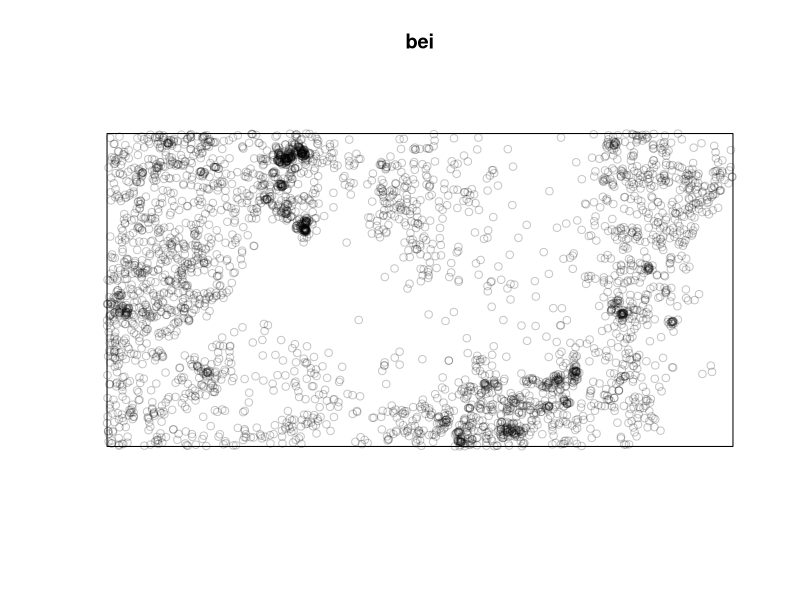
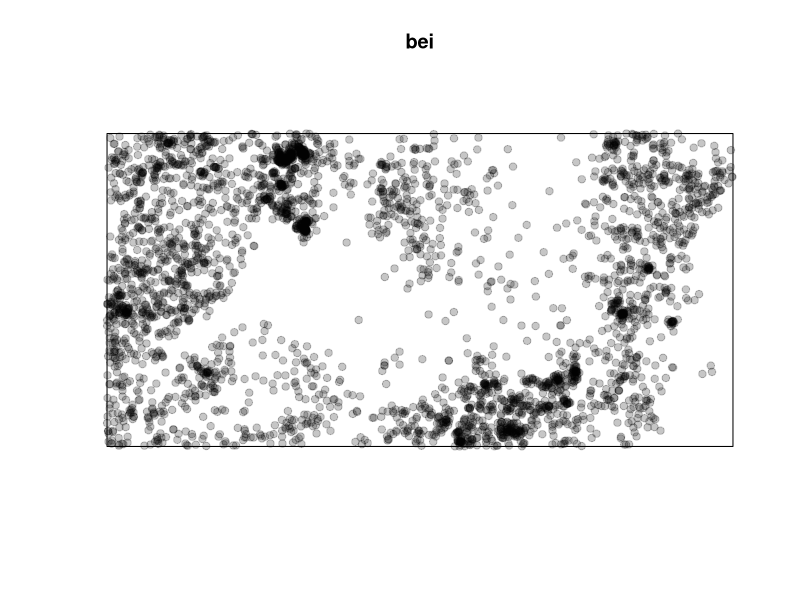
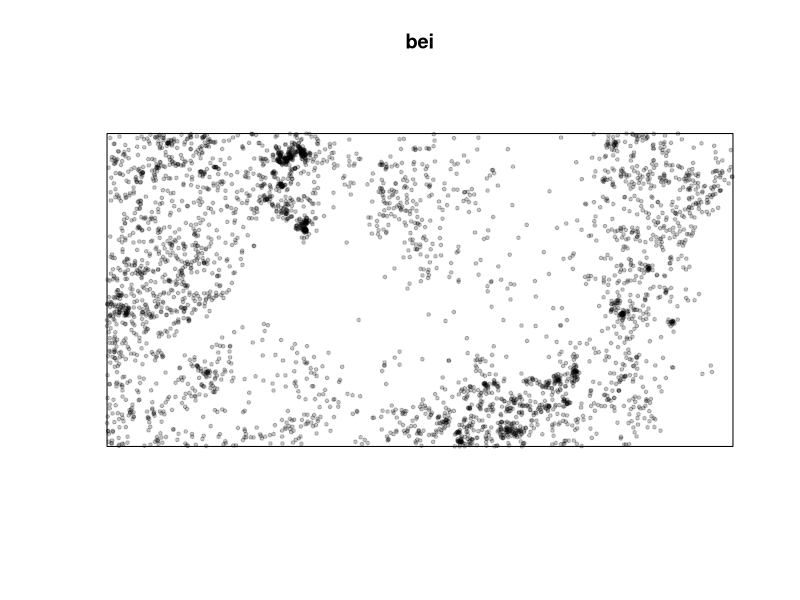
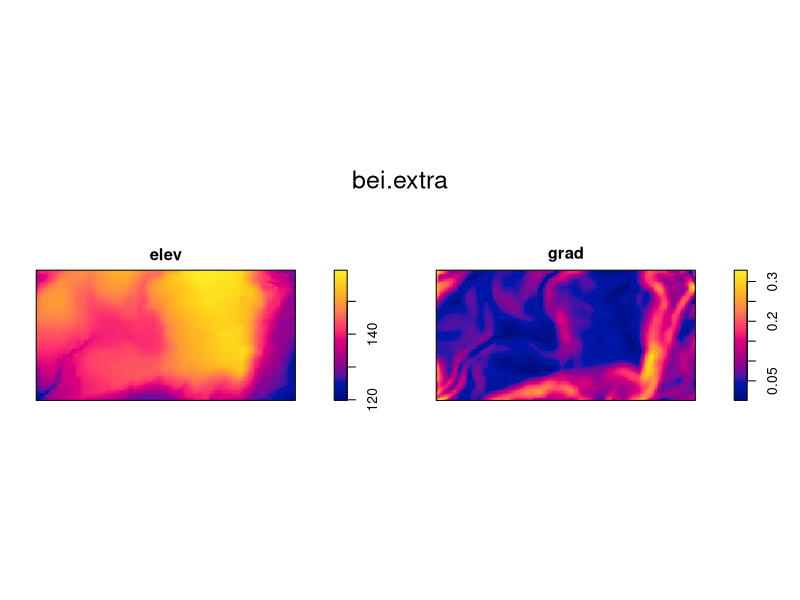
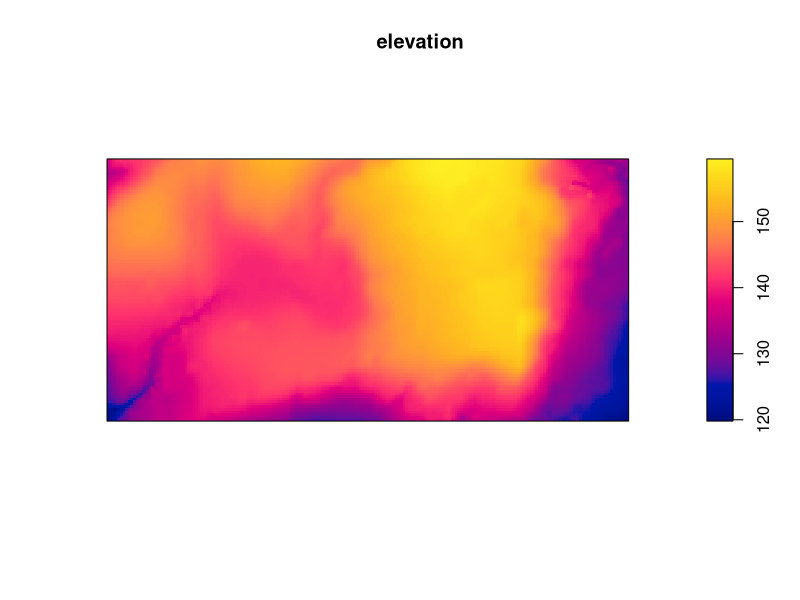
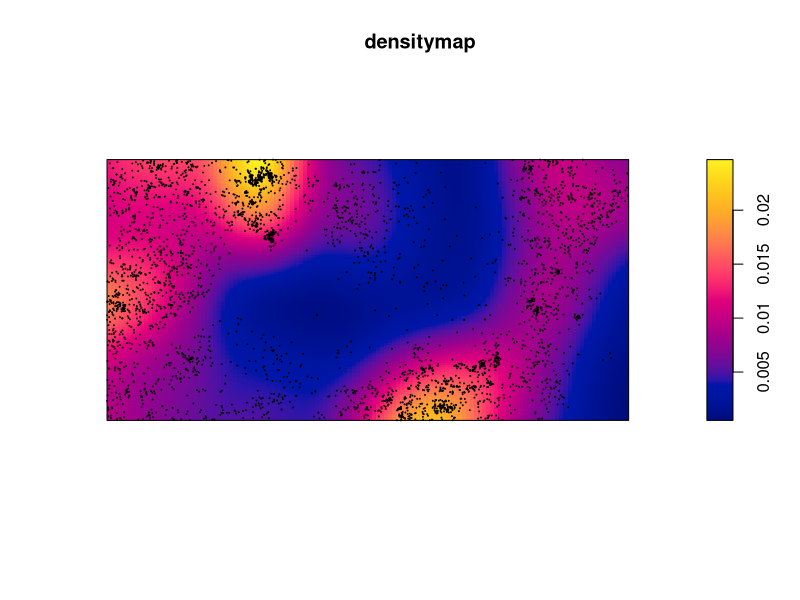
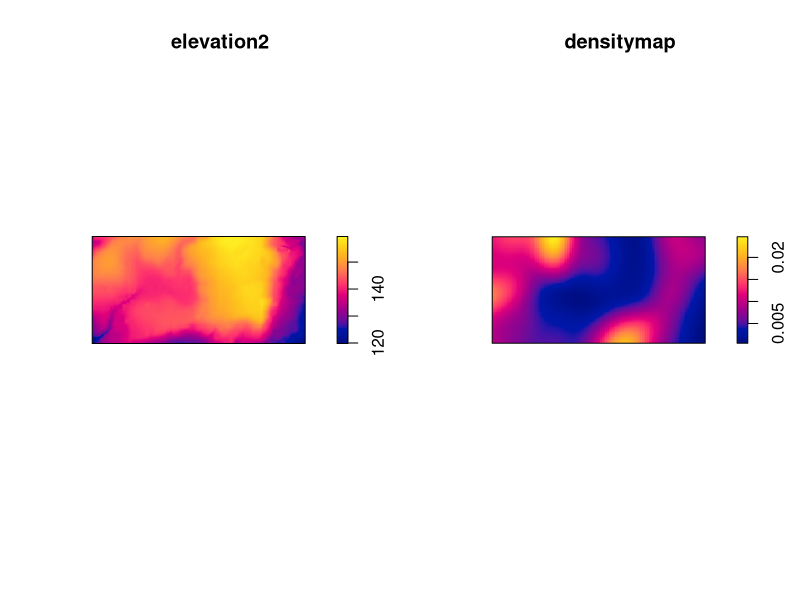
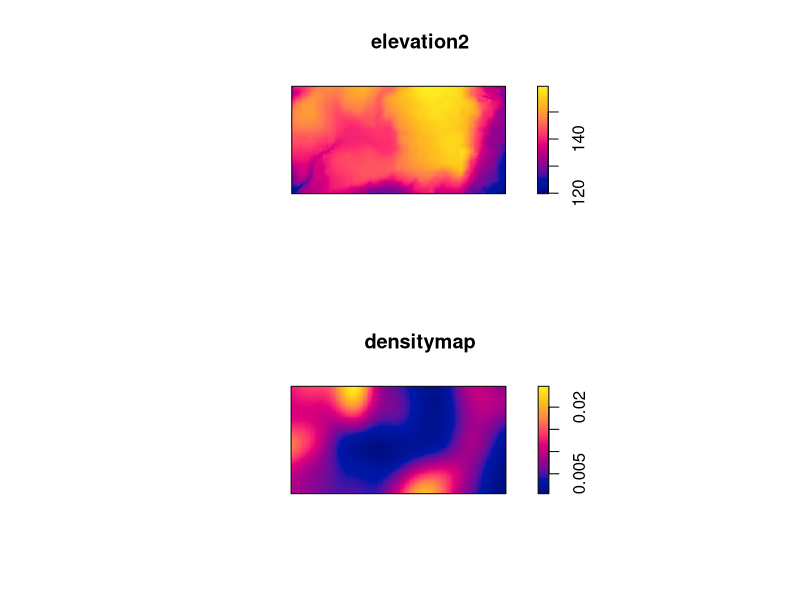

Source code (R) for these figures, in order:
# Population Ecology analysis using Spatstat package

# spatstat is an R package used for spatial statistics with a strong focus on analysing spatial point patterns in 2d
# with some support for 3D and very basic support for space-time

# Install and load the required package for point pattern analysis
install.packages("spatstat")
library(spatstat)

# We'll use the 'bei' dataset included in the spatstat package
# It contains the locations of trees in a geographical region
# More details at https://cran.r-project.org/web/packages/spatstat/index.html
bei

# Plot the tree locations
plot(bei)

# Plot the tree locations with a solid circle (pch = 19)
plot(bei, pch=19)

# Modify the plot by changing symbol size (cex)
plot(bei, pch=19, cex=.5)

# Additional dataset: 'bei.extra' which includes elevation and gradient data
bei.extra

# Plot 'elev' (Elevation) and 'grad' (Gradient) images present in bei.extra
plot(bei.extra)

# In order to take only the elevation part of the dataset, let's use $ sign to link
# Extract and plot the elevation data from 'bei.extra'
elevation <- bei.extra$elev
plot(elevation)

# There is an alternative method to extract elements from a list
# We use double brackets here as we want to extract a single element from a list
elevation2 <- bei.extra[[1]]
# For tables or subsets, we use single brackets

# We can create a kernel density estimate of the spatial point pattern
# This density estimate smooths the point pattern into a continous surface, providing an estimate of density of points across the study region
densitymap <- density(bei)
plot(densitymap)
# We can overlay the original tree points on the density map 
points(bei, cex = 0.1)

######## DAY 2

# A multiframe in R is a collection of multiple plots displayed together

# Plotting the elevation and density maps one beside the other
par(mfrow=c(1,2)) # This means we have 1 row and 2 columns
plot(elevation2)
plot(densitymap)

# Exercise: make a multiframe with maps one on top of the other
# Solution: use mfrow=c(2,1) so that we have 2 rows and 1 column
par(mfrow=c(2,1))
plot(elevation2)
plot(densitymap)

# One friend to close the current graphics device, clearing the last plot
dev.off()

# colorRampPalette creates custom color palettes by interpolating between specified colours

# Create a custom color palette with 3 colors and plot density map using cl
cl <- colorRampPalette(c("red", "orange", "yellow"))(3)
plot(densitymap, col=cl)

# Increase the number of colors in the pallete to see improvement in smoothness of plot
cl <- colorRampPalette(c("red", "orange", "yellow"))(10)
plot(densitymap, col=cl)

# Further increase smoothness by going to a 100 colors
cl <- colorRampPalette(c("red", "orange", "yellow"))(100)
plot(densitymap, col=cl)

# To find all available colours, one can search in browser for "colors in R" 
# R colors cheat-sheet by Dr. Ying Wei: http://www.stat.columbia.edu/~tzheng/files/Rcolor.pdf

# Exercise: change the color ramp palette using different colors
# Solution:

cln <- colorRampPalette(c("gold", "darkorchid", "mediumaquamarine", "salmon"))(100)
plot(densitymap, col=cln)

# Exrcise: build a multiframe and plot the densitymap with two different color ramp palettes one beside the other
# Solution:

par(mfrow=c(1,2))

cln <- colorRampPalette(c("turquoise", "coral", "plum", "forestgreen"))(100)
plot(densitymap, col=cln)

clg <- colorRampPalette(c("forestgreen", "saddlebrown", "slateblue", "goldenrod"))(100)
plot(densitymap, col=clg)

# Color customization: To make maps color-blind friendly, it's important to avoid using certain color combinations
# People with color vision deficiencies (e.g., Daltonism) may have difficulty distinguishing between red, green, and blue
# To ensure inclusivity, consider using color palettes that are distinguishable to everyone
